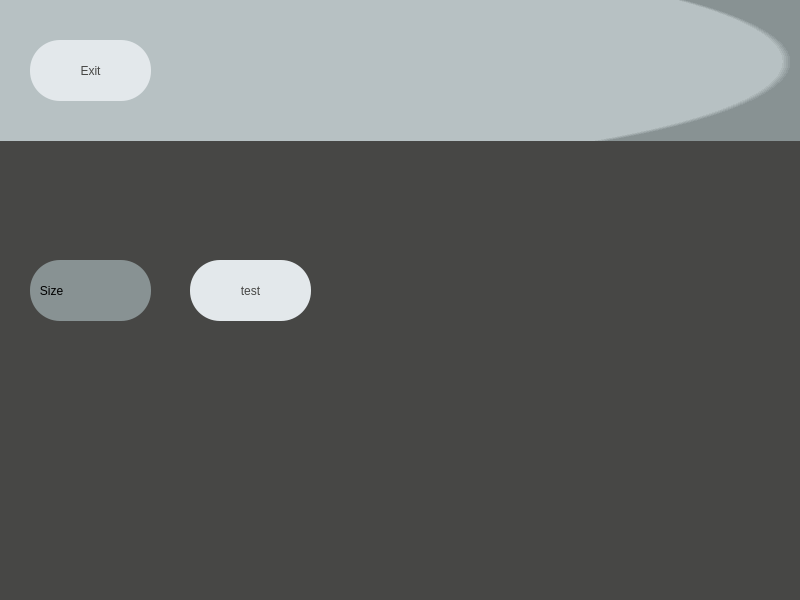
<?xml version="1.0" encoding="UTF-8"?>
<ui version="4.0">
 <class>settingswin</class>
 <widget class="QMainWindow" name="settingswin">
  <property name="geometry">
   <rect>
    <x>0</x>
    <y>0</y>
    <width>800</width>
    <height>600</height>
   </rect>
  </property>
  <property name="windowTitle">
   <string>MainWindow</string>
  </property>
  <property name="styleSheet">
   <string notr="true">background-color: rgb(71, 71, 69);</string>
  </property>
  <widget class="QWidget" name="centralwidget">
   <widget class="QWidget" name="widget" native="true">
    <property name="geometry">
     <rect>
      <x>0</x>
      <y>0</y>
      <width>801</width>
      <height>141</height>
     </rect>
    </property>
    <property name="styleSheet">
     <string notr="true">background-color: qradialgradient(spread:pad, cx:0.483, cy:0.926, radius:2, fx:0, fy:0.119, stop:0.393035 rgba(183, 193, 195, 255), stop:0.39801 rgba(136, 146, 147, 255));</string>
    </property>
    <widget class="QPushButton" name="menu_button">
     <property name="geometry">
      <rect>
       <x>30</x>
       <y>40</y>
       <width>121</width>
       <height>61</height>
      </rect>
     </property>
     <property name="styleSheet">
      <string notr="true">border-radius:30px;
font: 20pt &quot;MS Shell Dlg 2&quot;;
color: rgb(71, 71, 69);
background-color: rgb(227, 232, 235);</string>
     </property>
     <property name="text">
      <string>Exit</string>
     </property>
    </widget>
   </widget>
   <widget class="QPushButton" name="testbtn">
    <property name="geometry">
     <rect>
      <x>190</x>
      <y>260</y>
      <width>121</width>
      <height>61</height>
     </rect>
    </property>
    <property name="styleSheet">
     <string notr="true">border-radius:30px;
font: 20pt &quot;MS Shell Dlg 2&quot;;
color: rgb(71, 71, 69);
background-color: rgb(227, 232, 235);</string>
    </property>
    <property name="text">
     <string>test</string>
    </property>
   </widget>
   <widget class="QLabel" name="label">
    <property name="geometry">
     <rect>
      <x>30</x>
      <y>260</y>
      <width>121</width>
      <height>61</height>
     </rect>
    </property>
    <property name="styleSheet">
     <string notr="true">border-radius:30px;
background-color: rgb(136, 146, 147);
font: 20pt &quot;MS Shell Dlg 2&quot;;</string>
    </property>
    <property name="text">
     <string>   Size</string>
    </property>
   </widget>
  </widget>
 </widget>
 <resources/>
 <connections/>
</ui>
